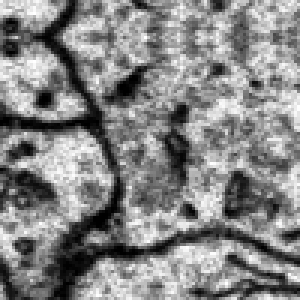
%> input picture featureComputation/radonLikeFeatures/sample.png, 100 x 100 px (shown 3 times larger)
$ octave --eval "result = computeRadon(imread('sample.png'));"   (GNU Octave 9; MATLAB toolbox functions it lacks are replaced by stand-ins)
%> lines starting %> are read from the running program, lines starting %| are printed output that depends on the picture; in (x1, y1, x2, y2) boxes, pixels count from 0 and x2, y2 are one past the last pixel; in counts of white or black regions, pixels touching at a corner belong together; the program's own positions count from 1
### featureComputation/radonLikeFeatures/getEdgeFeatures.m
%%%%%%%%%%%%%%%%%%%%%%%%%%%%%%%%%%%%%%%%%%%%%%%%%%%%%%%%%%%%%%%%%%%%%%
% getEdgeFeatures.m picks edge enhancing Gaussian Second Derivative
%                   Filters
%
% Copyright (c) Ritwik Kumar, Harvard University 2010
%               www.seas.harvard.edu/~rkkumar
%%%%%%%%%%%%%%%%%%%%%%%%%%%%%%%%%%%%%%%%%%%%%%%%%%%%%%%%%%%%%%%%%%%%%%
function [sf] = getEdgeFeatures(im, sup, sc, or)

[imr imc] = size(im);
imi = fft2(double(im));
S=makeBarFilters(sup,or,sc);
nof = size(S,3);
sf = zeros(imr,imc,nof,'single');
for i=1:nof
    sf(:,:,i)= (circshift(ifft2(imi.*fft2(S(:,:,i),imr,imc)),[-fix(sup/2) -fix(sup/2)]));
end

### featureComputation/radonLikeFeatures/makeBarFilters.m
function F=makeBarFilters(sup, or, sc)

% modified version of code provided at
% http://www.robots.ox.ac.uk/~vgg/research/texclass/filters.html
% see this website for details.

  SUP=sup;                 % Support of the largest filter (must be odd)
  SCALEX=sqrt(2).^[1:sc];  % Sigma_{x} for the oriented filters
  NORIENT=or;              % Number of orientations

  NBAR=length(SCALEX)*NORIENT;
  NF=NBAR;
  F=zeros(SUP,SUP,NF);
  hsup=(SUP-1)/2;
  [x,y]=meshgrid([-hsup:hsup],[hsup:-1:-hsup]);
  orgpts=[x(:) y(:)]';

  count=1;
  for scale=1:length(SCALEX),
    for orient=0:NORIENT-1,
      angle=pi*orient/NORIENT;  % Not 2pi as filters have symmetry
      c=cos(angle);s=sin(angle);
      rotpts=[c -s;s c]*orgpts;
      F(:,:,count)=makefilter(SCALEX(scale),0,2,rotpts,SUP);
      count=count+1;
    end;
  end;

return

% [19 lines left out: functions makefilter, gauss1d, not called in this run]

function f=normalise(f), f=f-mean(f(:)); f=f/sum(abs(f(:))); return

### featureComputation/radonLikeFeatures/computeRadon.m
function radonFeat = computeRadon(I)

%%%%%%%%%%%%%%%%%%%%%%%%%%%%%%%%%%%%%%%%%%%%%%%%%%%%%%%%%%%%%%%%%%%%%%
% radonLikeFeaturesDemo.m Demonstrates Radon-Like Features for the
%             special case of edge enhancement.
%
% Copyright (c) Ritwik Kumar, Harvard University 2010
%               www.seas.harvard.edu/~rkkumar
%
% Please cite the following paper if you fine this code useful:
%  Ritwik Kumar, Amelio V. Reina & Hanspeter Pfister, �Radon-Like
%  Features and their Application to Connectomics�, IEEE Computer
%  Society Workshop on Mathematical Methods in Biomedical Image
%  Analysis (MMBIA), 2010
%
% Various steps involved are explained in the comments
%%%%%%%%%%%%%%%%%%%%%%%%%%%%%%%%%%%%%%%%%%%%%%%%%%%%%%%%%%%%%%%%%%%%%%

res = 36; % # of directions of scanning
ang = 360/res; % angular resolution of scanning
imo = double(I); % read input

%scaling the image to 0 - 255
imo = imo - min(imo(:));
imo = imo ./ max(imo(:)) * 255;
[imro imco] = size(imo);
%> imro = 100; imco = 100

%edge enhancing features
sf = getEdgeFeatures(imo,15,3,12);
imo = (max(sf,[],3));
%> imo: size 100x100 single

%set the boundary to be 0
imo(1,:) = 0;imo(imro,:)=0;imo(:,1) = 0;imo(:,imco)=0;
%> after `imo(1,:) = 0`: imo: size 100x100 single; min -9.11, max 71.89, mean 18.6
%> after `imo(imro,:)=0`:
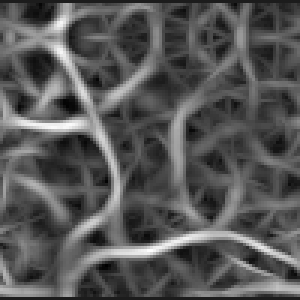
%> imo: size 100x100 single (shown 3 times larger); min -9.11, max 71.89, mean 18.4; drawn with min black and max white
%> after `imo(:,1) = 0`:
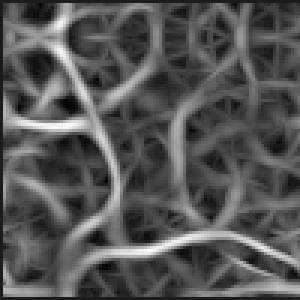
%> imo: size 100x100 single (shown 3 times larger); 0.98% of pixels changed, all inside (x1, y1, x2, y2) = (0, 1, 1, 99); drawn with min black and max white
%> after `imo(:,imco)=0`:
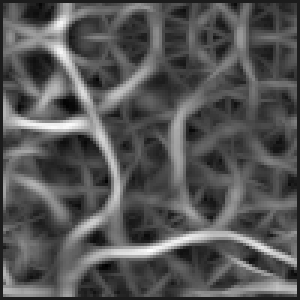
%> imo: size 100x100 single (shown 3 times larger); 0.98% of pixels changed, all inside (x1, y1, x2, y2) = (99, 1, 100, 99); drawn with min black and max white

%set the knots
edo = edge(imo,'canny',0.37);
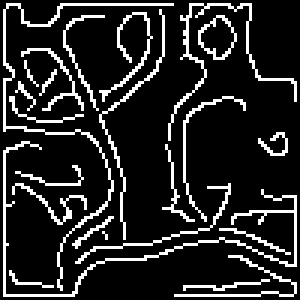
%> edo: size 100x100 logical (shown 3 times larger); 14.7% white in thin lines or dots

dumo = ones(imro,imco);% helper matrix to keep track of ROI

%some variable initialization
dum=1;ed=1;int=1;
% intx = zeros(imro,imco,res,1);
radonFeat = zeros(res,2);

for xx=1:res % repeat for each scan direction
%     fprintf('Scan %d\n',xx);

    %rotate the image by the scanning angle
    %this allows us to scan always along the horizontal axis
    % NOT THE MOST EFFICIENT WAY OF DOING THING
    im = imrotate(imo,ang*(xx-1));
    dum = imrotate(dumo,ang*(xx-1)); %rotate ROI tracker
    ed = imrotate(edo,ang*(xx-1)); %rotate knot function.
    %This may change the know function slightly due to
    %interpolation artifacts.

    [imr imc] = size(im);

    int = im .* 0;
    flag = 0;
    for i=1:imr %for each row in the image
        j=1;
        while((dum(i,j) == 0) && (j < imc)) %find ROI beginning
            j=j+1;
            flag = 1;
        end
        prev = j;
        while((dum(i,j) ~= 0) && (j < imc)) %till we get out of ROI
            if(ed(i,j) == 1) %We hit a know
                if(j-prev < -1)
                    int(i,prev:j) = 255;
                else
                    %extraction function which assigns mean value
                    %change this to change the extraction function
                    int(i,prev:j) = mean(im(i,prev:j));
                end
                prev = j;
                flag = 0;
            end
            j=j+1;
        end
    end

    int = imrotate(int,-ang*(xx-1)); %rotate the feature image back
    [imr imc] = size(int);
    osetr = floor((imr-imro)/2);
    osetc = floor((imc-imco)/2);
    int = int(osetr+1:osetr+imro,osetc+1:osetc+imco); %extract ROI
%     intx(:,:,xx) = int; %store ROI
    radonFeat(xx,:) = [mean(int(:)) std(int(:))];
end
%> this loop made 36 passes
%> pass 1, in computeRadon, `int = imrotate(int,-ang*(xx-1));`:
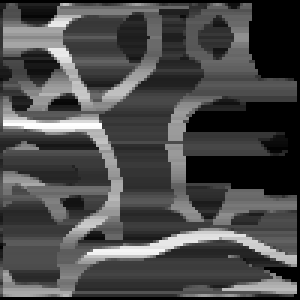
%> int: size 100x100 single (shown 3 times larger); min -0.185, max 57.86, mean 16.6; drawn with min black and max white
%> pass 2, in computeRadon, `im = imrotate(imo,ang*(xx-1));`:
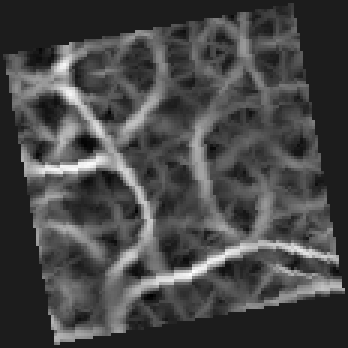
%> im: size 116x116 single (shown 3 times larger); min -9.11, max 71.89, mean 13.4; drawn with min black and max white
%> after the loop:
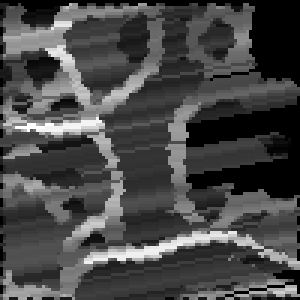
%> int: size 100x100 single (shown 3 times larger); min -0.185, max 58.72, mean 16.5; drawn with min black and max white
%> after the loop, radonFeat = 36 rows, first 12: [16.57 12.56; 16.51 12.45; 16.42 12.39; 16.37 12.26; 16.42 12.17; 16.72 11.89; 17.09 11.71; 17.23 11.71; 17.42 11.54; 17.64 11.5; 17.62 11.44; 17.59 11.38]
%show the mean of the computed Radon-Like Features
%imshow(mean(intx,3),[]);
radonFeat = radonFeat(:);
%> radonFeat = 72 values, max 17.93 at index 21, min 10.9 at index 58, mean 14.43
%> `result = computeRadon(imread('sample.png'));`: result has the same summary as radonFeat in computeRadon
